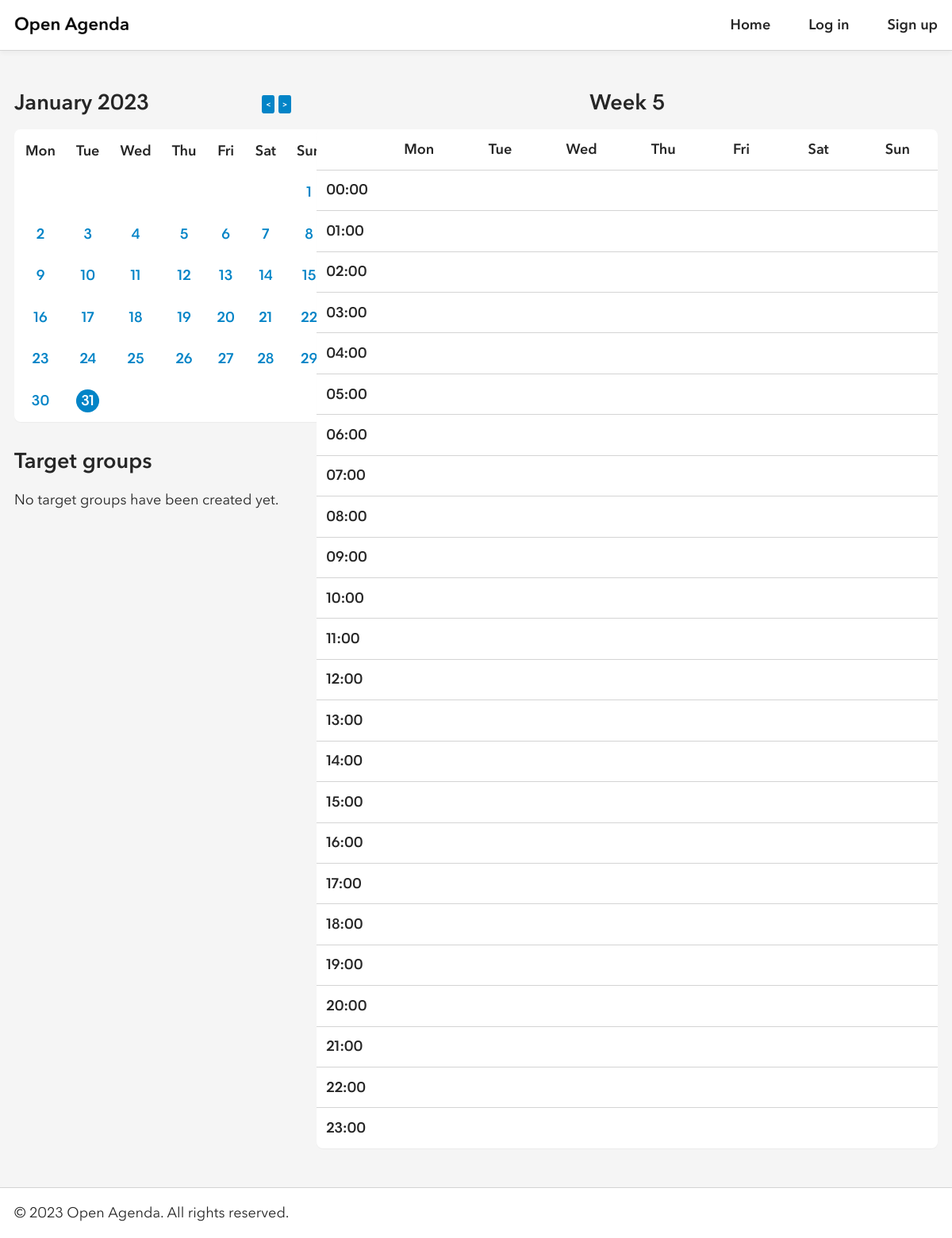
Before: / with the older database file.
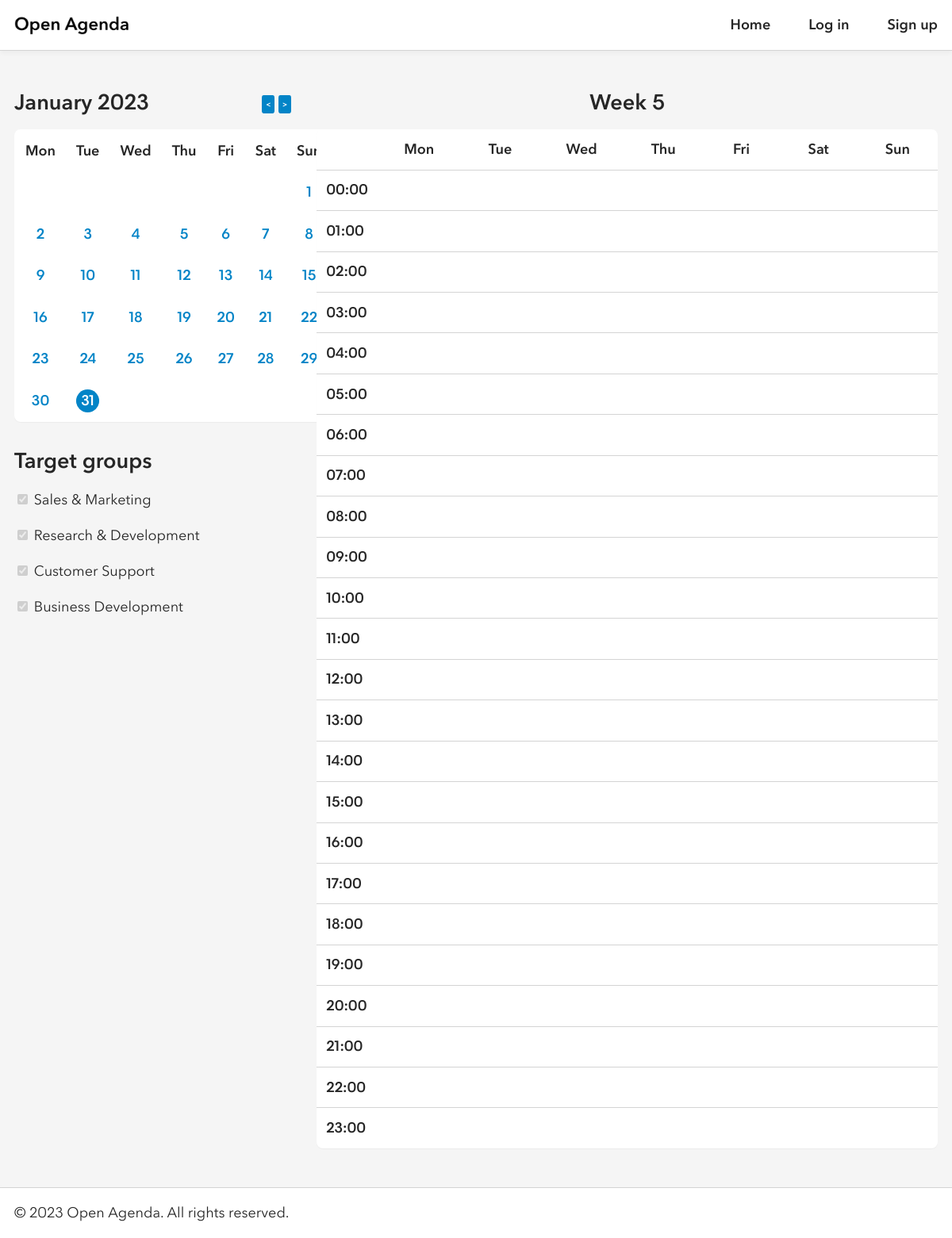
After: the same page with the newer database file.
### tables this page shows
create table if not exists groups
(
    id char(36) not null,
    name varchar(31) not null,
    primary key (id)
);

### private/bootstrap.php (called while the page is built, shortened)
<?php
$app = [
    'calendar_constant' => CAL_GREGORIAN,
    'name' => 'Open Agenda'
];
$db = new mysqli('localhost', 'root', '', 'openagenda');
require_once('classes/calendarmanager.php');
require_once('classes/groupmanager.php');
require_once('classes/usermanager.php');
$calendarManager = new CalendarManager($db);
$groupManager = new GroupManager($db);
$userManager = new UserManager($db);

### private/classes/usermanager.php (called while the page is built, shortened)
<?php
final class UserManager
{
    public function is_logged_in()
    {
        return isset($_SESSION['user']);
    }
}

### private/classes/calendarmanager.php (called while the page is built, shortened)
<?php
final class CalendarManager
{
    public function get_days_range()
    {
        return ['Mon', 'Tue', 'Wed', 'Thu', 'Fri', 'Sat', 'Sun'];
    }
    public function get_hours_range($start = 0, $end = 86400, $step = 3600, $format = 'H:i')
    {
        $times = [];
        foreach (range($start, $end, $step) as $timestamp)
        {
            $hour_mins = gmdate('H:i', $timestamp);
            if (!empty($format))
                $times[$hour_mins] = gmdate($format, $timestamp);
            else
                $times[$hour_mins] = $hour_mins;
        }
        return $times;
    }
    public function get_week_number($year = null, $month = null, $day = null)
    {
        if (isset($year) && isset($month) && isset($day))
        {
            $date = new DateTime($year . '-' . $month . '-' . $day);
            return intval($date->format('W'));
        }
        else
        {
            return intval(date('W'));
        }
    }
}

### private/classes/groupmanager.php (called while the page is built)
<?php
final class GroupManager
{
    private $db;
    public function __construct($db)
    {
        $this->db = $db;
    }
    public function get_groups()
    {
        $result = $this->db->query("SELECT * FROM groups");
        return $result->fetch_all(MYSQLI_ASSOC);
    }
}

### private/components/target_groups.php (the view)
<header>
    <h2 class="left">Target groups</h2>
</header>
<form class="flex-y">
    <?php
    $groups = $groupManager->get_groups();
    if (count($groups) == 0)
    {
    ?>
        <p>No target groups have been created yet.</p>
    <?php
    }
    else
    {
        foreach ($groups as $group)
        {
        ?>
            <div>
                <input type="checkbox" checked disabled>
                <label><?= $group['name'] ?></label>
            </div>
        <?php
        }
    }
    ?>
</form>

### private/components/header.php (shortened to what this page needs)
<?php
require_once('../private/bootstrap.php');
?>
<!DOCTYPE html>
<html>
    <head>
        <link rel="stylesheet" href="assets/style.css">
        <link rel="stylesheet" href="https://use.fontawesome.com/releases/v5.14.0/css/all.css">
    </head>
    <body>
        <div class="content">
            <header class="navbar">
                <div class="container">
                    <a href="index.php">
                        <div class="brand"></div>
                    </a>
                    <nav class="right">
                        <ul>
                            <li>
                                <a href="index.php">Home</a>
                            </li>
                            <?php
                            if (!$userManager->is_logged_in())
                            {
                            ?>
                                <li>
                                    <a href="log-in.php">Log in</a>
                                </li>
                                <li>
                                    <a href="sign-up.php">Sign up</a>
                                </li>
                            <?php
                            }
                            else
                            {
                            ?>
                                <li>
                                    <a href="log-out.php">Log out</a>
                                </li>
                            <?php
                            }
                            ?>
                        </ul>
                    </nav>
                </div>
            </header>
            <main class="<?= isset($page) && isset($page['main_class']) ? $page['main_class'] : 'container'; ?>">

### public/index.php
<?php
require_once('../private/components/header.php');
?>
<div class="flex-x">
    <div class="flex-y gap-2 width-30">
        <section class="flex-y">
            <?php
            require_once('../private/components/calendar_month.php');
            ?>
        </section>
        <section class="flex-y">
            <?php
            require_once('../private/components/target_groups.php');
            ?>
        </section>
    </div>
    <div class="flex-y width-70">
        <?php
        require_once('../private/components/calendar_week.php');
        ?>
    </div>
</div>
<?php
require_once('../private/components/footer.php');

### private/components/calendar_month.php
<?php
if (isset($_GET['year']) && isset($_GET['month'])) {
    $year = min(max(clean_input($_GET['year']), 1950), 2100);
    $month = min(max(clean_input($_GET['month']), 1), 12);
} else {
    $year = date('Y');
    $month = date('n');
}
$num_days = cal_days_in_month(CAL_GREGORIAN, $month, $year);
$days = $calendarManager->get_days_range();
$first_day_of_month = date('N', mktime(0, 0, 0, $month, 1, $year))-1;
$selected_day = isset($_GET['day']) ? clean_input($_GET['day']) : date('d');
?>
<div class="calendar-header flex-x center">
    <header>
        <h2><?= date('F Y', mktime(0, 0, 0, $month, 1, $year)); ?></h2>
    </header>
    <div class="right">
        <a href="?year=<?= ($month == 1) ? $year - 1 : $year; ?>&month=<?= ($month == 1) ? 12 : $month - 1; ?>&day=1" class="prev-button">&lt;</a>
        <a href="?year=<?= ($month == 12) ? $year + 1 : $year; ?>&month=<?= ($month == 12) ? 1 : $month + 1; ?>&day=1" class="next-button">&gt;</a>
    </div>
</div>
<table class="calendar">
    <thead>
        <tr>
            <?php
            for ($i = 0; $i < 7; $i++) {
                echo '<th>' . $days[$i] . '</th>';
            }
            ?>
        </tr>
    </thead>
    <tbody>
        <tr>
        <?php
        for ($i = 0; $i < $first_day_of_month; $i++) {
            echo '<td></td>';
        }
        for ($day = 1; $day <= $num_days; $day++) {
            $css_class = $day == $selected_day ? 'selected' : '';
            echo '<td><a class="' .  $css_class . '" href="?year=' . $year . '&month=' . $month . '&day=' . $day . '">' . $day . '</td>';
            if (($day + $first_day_of_month) % 7 == 0) {
                echo '</tr><tr>';
            }
        }
        for ($i = 0; $i < 7 - (($day + $first_day_of_month - 1) % 7); $i++) {
            if((7 - (($day + $first_day_of_month - 1) % 7)) != 7) {
                echo '<td></td>';
                }
        }
        ?>
        </tr>
    </tbody>
</table>

### private/components/calendar_week.php
<?php
if (isset($_GET['year']) && isset($_GET['month']) && isset($_GET['day']))
{
    $week_number = $calendarManager->get_week_number(clean_input($_GET['year']), clean_input($_GET['month']), clean_input($_GET['day']));
}
else
{
    $week_number = $calendarManager->get_week_number();
}
$days = $calendarManager->get_days_range();
$hours = $calendarManager->get_hours_range();
?>
<header>
    <h2>Week <?= $week_number; ?></h2>
</header>
<table class="calendar calendar-week">
    <thead>
        <tr>
            <th></th>
            <?php
            foreach ($days as $day)
            {
            ?>
                <th><?= $day; ?></th>
            <?php
            }
            ?>
        </tr>
    </thead>
    <tbody>
        <?php
        foreach ($hours as $hour)
        {
        ?>
            <tr>
                <th><?= $hour; ?></th>
                <?php
                for ($i = 1; $i <= 7; $i++)
                {
                ?>
                    <td onclick="createBoxAndShowPopup(event, this)"></td>
                <?php
                }
                ?>
            </tr>
        <?php
        }
        ?>
    </tbody>
</table>

### private/components/footer.php (shortened to what this page needs)
            </main>
        </div>
        <footer class="navbar">
            <div class="container">
                <p>&copy; <?= date('Y'); ?> <?= $app['name']; ?>. All rights reserved.</p>
            </div>
        </footer>
    </body>
</html>

### public/assets/style.css (style rules this page uses)
:root { --border: 1px solid var(--border-color); --border-color: #d4d4d4; --border-radius: .5rem; --gap: 1rem; --line-height: 1.618; --padding: var(--padding-y) var(--padding-x); --padding-x: 1.125rem; --padding-y: 1rem; --transition: all .5s; --black: #262626; --black-dark: #000; --light: #f5f5f5; --red: #dc2626; --sky: #0284c7; --sky-dark: #0369a1; --white: #fff; }
html { height: 100%; }
body, button, input { -moz-osx-font-smoothing: grayscale; -webkit-font-smoothing: antialiased; color: var(--black); font: 1.125rem Avenir Next, system-ui,-apple-system,"Segoe UI",Roboto,"Helvetica Neue","Noto Sans","Liberation Sans",Arial,sans-serif,"Apple Color Emoji","Segoe UI Emoji","Segoe UI Symbol","Noto Color Emoji"; line-height: var(--line-height); }
body { background: var(--light); display: flex; flex-direction: column; height: inherit; margin: 0; }
body > .content { flex: 1 0 auto; }
body > footer { flex-shrink: 0; }
a { color: var(--sky); font-weight: bold; text-decoration: none; }
h1, h2, h3 { line-height: calc(var(--line-height) / 2 + .5); margin: 0; text-align: center; }
main { display: flex; flex-direction: column; gap: calc(var(--gap) * 2); padding-bottom: calc(var(--padding-y) * 3); padding-top: calc(var(--padding-y) * 3); }
p { margin: 0; }
table { border-collapse: collapse; width: 100%; }
tbody th { text-align: left; }
td, th { border: var(--border); padding: var(--padding); }
tr { background: var(--white); }
ul { margin: 0; padding: 0 0 0 1.25rem; }
.container { margin-left: auto; margin-right: auto; max-width: 112rem; padding-left: var(--padding-x); padding-right: var(--padding-x); width: 100%; }
.flex-x, .flex-y { display: flex; gap: var(--gap); }
main > .flex-x, main > .flex-y { gap: calc(var(--gap) * 2); }
.flex-x { flex-direction: row; }
.flex-y { flex-direction: column; }
.right { margin-left: auto; }
form { display: flex; flex-direction: column; gap: var(--gap); }
form > div, form .flex-y { gap: calc(var(--gap) / 4) !important; }
input { border: var(--border); border-radius: var(--border-radius); padding: var(--padding); }
.calendar { background: var(--white); border-collapse: separate; border-radius: var(--border-radius); box-shadow: 0 1px 1px rgb(0 0 0 / 4%); }
.calendar td, .calendar th { border: 0; padding: calc(var(--padding-y) / 1.5) calc(var(--padding-x) / 1.5); }
.calendar td { width: 150px; text-align: center; }
.calendar tr { background: none; }
.calendar .selected { background: var(--sky); border-radius: 50%; color: var(--white); display: block; }
.calendar-week { border-collapse: collapse; }
.calendar-week tbody tr { border-top: var(--border); }
.prev-button, .next-button { font-size: 10px; color: var(--white); text-decoration: none; padding: 5px; border-radius: 15%; background-color: #0284c7; }
.navbar { background: var(--white); box-shadow: 0 3px 6px rgb(0 0 0 / 4%); height: 4rem; }
header.navbar { border-bottom: var(--border); }
footer.navbar { border-top: var(--border); }
.navbar > .container { align-items: center; display: flex; height: inherit; }
.navbar a { color: var(--black); }
.navbar .brand { aspect-ratio: 6 / 1; background: url(images/brand.png); background-size: cover; height: 1.5rem; }
.navbar ul { display: flex; gap: calc(var(--gap) * 3); list-style-type: none; padding: 0; }
.gap-2 { gap: calc(var(--gap) * 2); }
.left { text-align: left; }
.center { align-items: center; }
.width-30 { width: 30%; }
.width-70 { width: 70%; }

Changed rows visible on the page:
added groups: name "Sales & Marketing"
added groups: name "Research & Development"
added groups: name "Customer Support"
added groups: name "Business Development"
Other visible differences:
text no longer shown: "No target groups have been created yet."
